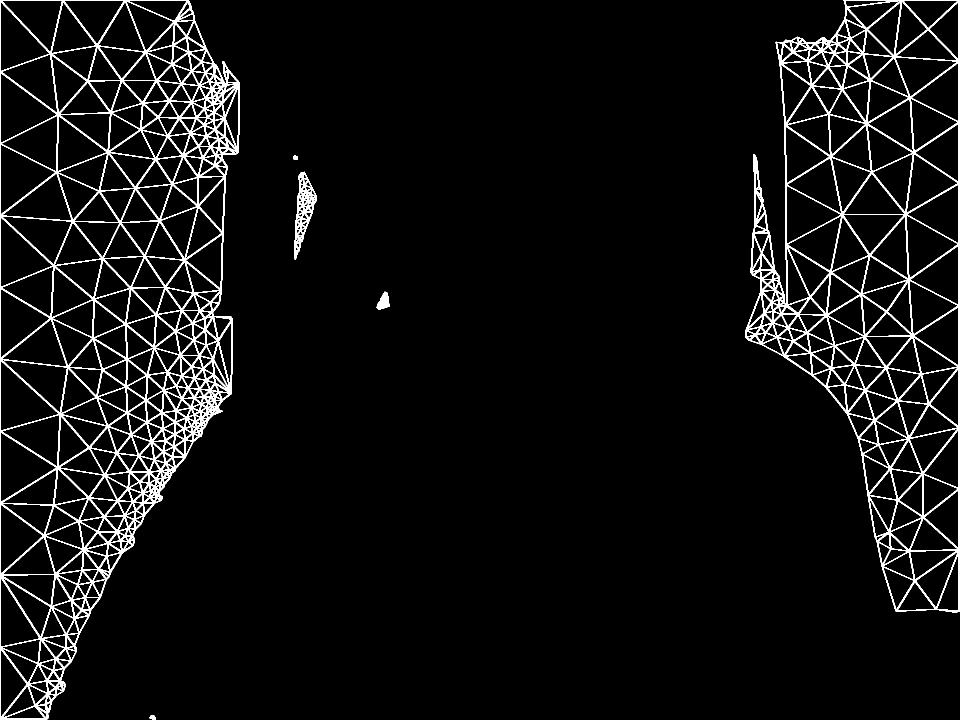
#> input picture Meshed frames/65.png, 1920 x 1440 px, found by its file name (shown at 1/2 size)
$ python picture_from_stl.py
#> lines starting #> are read from the running program, lines starting #| are printed output that depends on the picture; after the words box and inside, x2 and y2 are one past the last pixel; in counts of white or black regions, pixels touching at a corner belong together
### polygon_from_image.py
import cv2
from PIL import Image
import numpy as np
import os

def polygon(filename):
   # read the input image
   img = cv2.imread(filename)
#> img is the input picture: shape (1440, 1920, 3); 5.3% white; 6 white regions, box (x1, y1, x2, y2) and area: (0, 0, 480, 1440) 87253, (1491, 0, 1920, 1226) 54871, (589, 343, 634, 519) 2805, (753, 583, 780, 620) 588, (299, 1431, 312, 1440) 85, (587, 311, 596, 320) 73

   # convert the image to grayscale
   gray = cv2.cvtColor(img, cv2.COLOR_BGR2GRAY)
#> gray: shape (1440, 1920); 5.3% white; 6 white regions
   #cv2.imshow("gray", gray)
   #edged = cv2.Canny(gray, 170, 255)
   #cv2.imshow("edged", edged)
   """
   Contours must be in white to be detected
   So if there is more white than black then white is the background
   So we have to reverse the colors
   """
   filling=np.count_nonzero(gray == 255)
#> filling = 145675
   filling_percentage=round(100*filling/691200)
#> filling_percentage = 21
   if filling_percentage>50:
      # apply thresholding to convert the grayscale image to a binary image
      ret,thresh = cv2.threshold(gray,50,255,cv2.THRESH_BINARY_INV)
      bg="white"
   else:
      ret,thresh = cv2.threshold(gray,50,255,cv2.THRESH_BINARY)
      bg="black"

   # find the contours
   contours,hierarchy = cv2.findContours(thresh, cv2.RETR_TREE,cv2.CHAIN_APPROX_SIMPLE)
#> contours = 910 contours, 145 with area under 20; largest, box (x1, y1, x2, y2) and area: (0, 0, 480, 1440) 518398, (1491, 0, 1920, 1226) 357352, (1, 722, 118, 862) 8198, (1, 146, 115, 286) 7938, (1, 865, 113, 1004) 7809
   cv2.drawContours(img, contours, -1, (0,255,255), 3)#draws all detected contours (parameter -1)
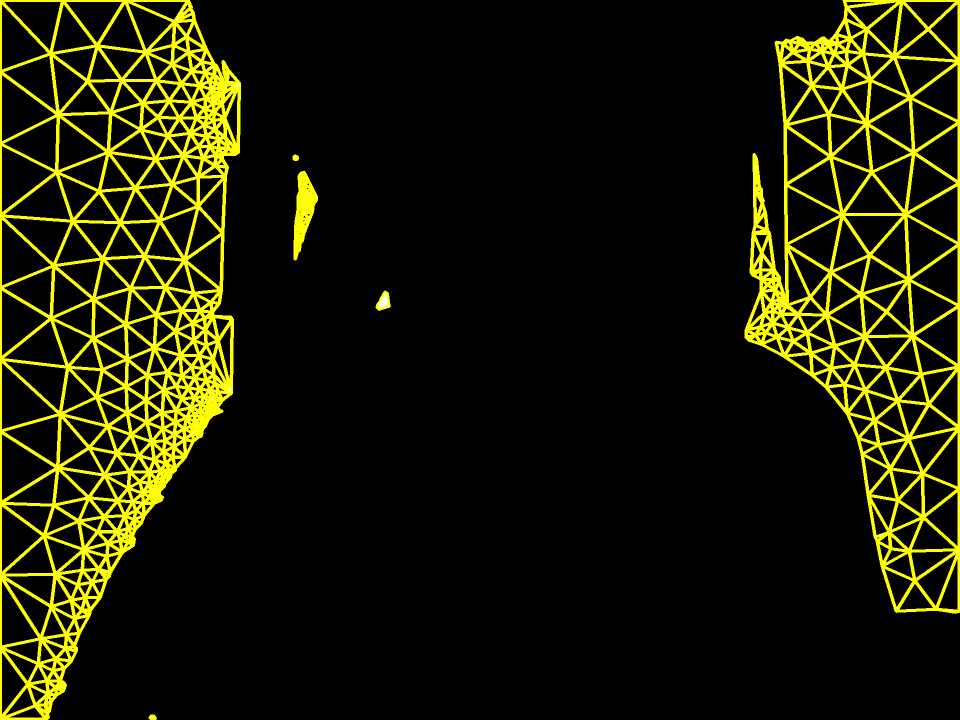
#> img: shape (1440, 1920, 3) (shown at 1/2 size); 10.68% of pixels changed, all inside (x1, y1, x2, y2) = (0, 0, 1920, 1440)
   #print("Number of contours detected:",len(contours))
   big_contours=[]
   for cnt in contours:
      #with a precision of 1 we go from 1800 to 151 for the number of points of a contours.
      #increasing the number reduces the number of points so the meshing is less likely to fail.
      approx = cv2.approxPolyDP(cnt, 1, True)

      if len(approx) >=10:
         img = cv2.drawContours(img, [approx], -1, (0,255,255), 3)
         print("Numbers of points of the contour",len(approx))
         big_contours.append(approx)
#> this loop made 910 passes
#> approx on passes 5 to 7: [[592, 493], [596, 499], [593, 501], [591, 500]], [[598, 485], [599, 488], [597, 495], [592, 488]], [[598, 480], [599, 483], [596, 485], [595, 483]]
#| Numbers of points of the contour 11
#| Numbers of points of the contour 18
#| Numbers of points of the contour 67
#| Numbers of points of the contour 87
#> img: shape (1440, 1920, 3); mean B, G, R 0.1, 27.4, 27.4
#> after the loop, big_contours = 4 contours; box (x1, y1, x2, y2) and area: (0, 0, 480, 1440) 518370, (1491, 0, 1920, 1226) 357371, (589, 343, 634, 519) 3806, (753, 583, 780, 620) 533
#> `contours,fond=polygon(chemin_frames+'Bad-Apple-circles/Bad Apple frame..`: contours has the same summary as big_contours in polygon; fond = 'black'
   cv2.imshow("Polygon", img)
   cv2.waitKey(0)
   cv2.destroyAllWindows()

   return big_contours, bg


# [8 lines that do not run on import are left out]

### mesh_from_polygon.py
import gmsh
import sys
from polygon_from_image import polygon
import os

path=os.path.realpath(__file__)
fin=path.rfind('\\')
chemin=path[:fin+1]

def meshing(contour):
	# Initialize gmsh:
	gmsh.initialize()

	faces=[]
	lignes=[]
	debut=gmsh.model.geo.add_point(contour[0][0][0], contour[0][0][1], 0)
	for i in range(1,len(contour)):
		coos=gmsh.model.geo.add_point(contour[i][0][0], contour[i][0][1], 0)
		ligne=gmsh.model.geo.add_line(coos-1,coos)
		lignes.append(ligne)
	ligne=gmsh.model.geo.add_line(coos,debut)#line between first and last element
	lignes.append(ligne)
	#print(len(lignes),lignes)

	face=gmsh.model.geo.add_curve_loop(lignes)
	faces.append(face)
	gmsh.model.geo.add_plane_surface(faces)#connect the faces that are given so here each contour must be meshed separately and not one face per contour

	# Create the relevant Gmsh data structures
	# from Gmsh model.
	gmsh.model.geo.synchronize()
	# Generate mesh:
	gmsh.model.mesh.generate(2)
	# Write mesh data:
	#gmsh.write(chemin+"GFG.msh")
	gmsh.write(chemin+"GFG.stl")
	gmsh.clear()
	gmsh.finalize()

def meshing_main(contours):
	texte=""
	for contour in contours:
		try:
			print("Longueur contour",len(contour))
			meshing(contour)
			with open(chemin+"GFG.stl") as stl:
				texte+=stl.read()
		except:
			print("ERREUR")
			gmsh.clear()
			gmsh.finalize()
			pass
#> this loop made 1 pass
#| Longueur contour 11
#> after the loop, texte = ''
	return texte


# [5 lines that do not run on import are left out]

### picture_from_stl.py
from PIL import Image, ImageDraw
from mesh_from_polygon import meshing_main
from polygon_from_image import polygon
import os

path=os.path.realpath(__file__)
fin=path.rfind('\\')
chemin=path[:fin+1]
fin=chemin[:-1].rfind('\\')
chemin_frames=path[:fin+1]


def picture(texte, fond, contours, numero="test"):
    lignes=texte.split('\n')

    #gets the coordinates of each point of each triangle
    triangles=[]
    triangle=[]
    for ligne in lignes:
        if "vertex" in ligne:
            vertex=ligne.split(" ")
            coos=(float(vertex[5]),float(vertex[6]))
            triangle.append(coos)
            if len(triangle)==3:
                triangles.append(triangle[:])
                triangle=[]

    picture=Image.new("RGB",(1920,1440),fond)
    dessin = ImageDraw.Draw(picture)

    if fond=="white":
        couleur="black"
    else:
        couleur="white"
    epaisseur=3
    #draws the triangles
    for triangle in triangles:
        dessin.line((triangle[0][0]*2,triangle[0][1]*2,triangle[1][0]*2,triangle[1][1]*2),fill=couleur,width=epaisseur)
        dessin.line((triangle[0][0]*2,triangle[0][1]*2,triangle[2][0]*2,triangle[2][1]*2),fill=couleur,width=epaisseur)
        dessin.line((triangle[1][0]*2,triangle[1][1]*2,triangle[2][0]*2,triangle[2][1]*2),fill=couleur,width=epaisseur)

    #draws the contours
    for contour in contours:
        for i in range(1,len(contour)):
            dessin.line((contour[i-1][0][0]*2, contour[i-1][0][1]*2,contour[i][0][0]*2, contour[i][0][1]*2),fill=couleur,width=epaisseur)
        dessin.line((contour[-1][0][0]*2, contour[-1][0][1]*2,contour[0][0][0]*2,contour[0][0][1]*2),fill=couleur,width=epaisseur)


    #picture.show()
    #picture.save(chemin+"Meshed frames test/"+numero+".png")
    picture.save(chemin+"Meshed frames/"+numero+".png")
    #picture.save(chemin+"Meshed frames 2/"+numero+".png")


if __name__ == '__main__':
    #contours,fond=polygon(chemin+'pomme.png')
    #contours,fond=polygon(chemin+'silhouette.png')
    #contours,fond=polygon(chemin+'chateau.png')
    contours,fond=polygon(chemin_frames+'Bad-Apple-circles/Bad Apple frames/65.png')
#> (the run stopped early here; a loop or call above may not have finished)

$ run again, with Meshed frames/1063.png copied over Meshed frames/65.png
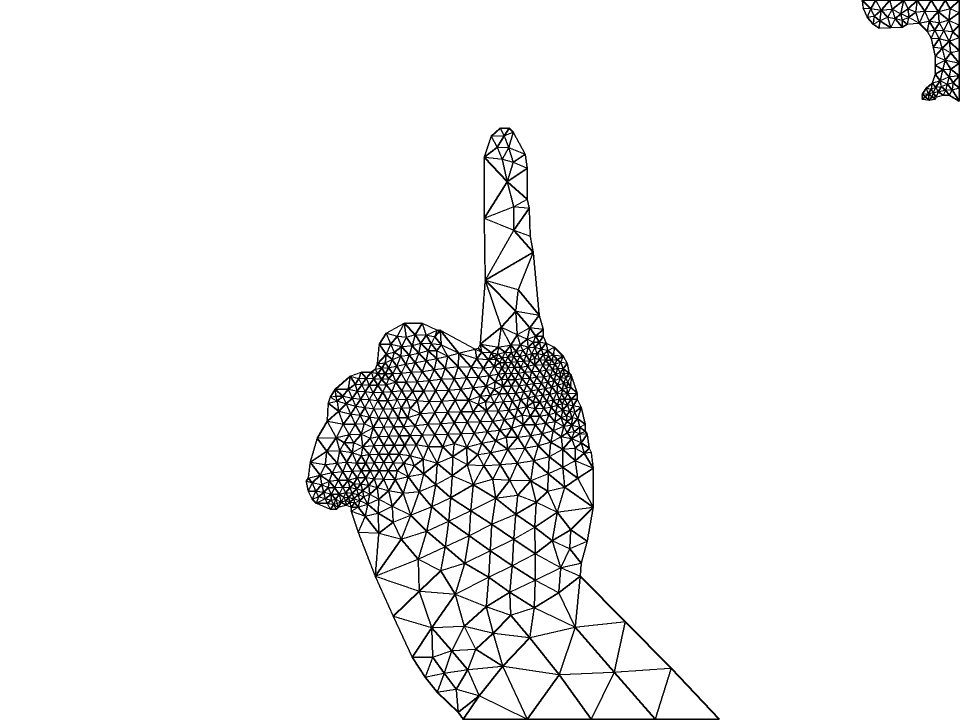
#> input picture Meshed frames/1063.png, 1920 x 1440 px, found by its file name (shown at 1/2 size)
#> in polygon, img is the input picture: shape (1440, 1920, 3); 95.7% white; 2 black regions, box (x1, y1, x2, y2) and area: (611, 255, 1440, 1440) 108537, (1723, 0, 1920, 204) 9058
#> filling = 2647205
#> filling_percentage = 383
#> in polygon, `ret,thresh = cv2.threshold(gray,50,255,cv2.THRESH_BINARY_INV)`:
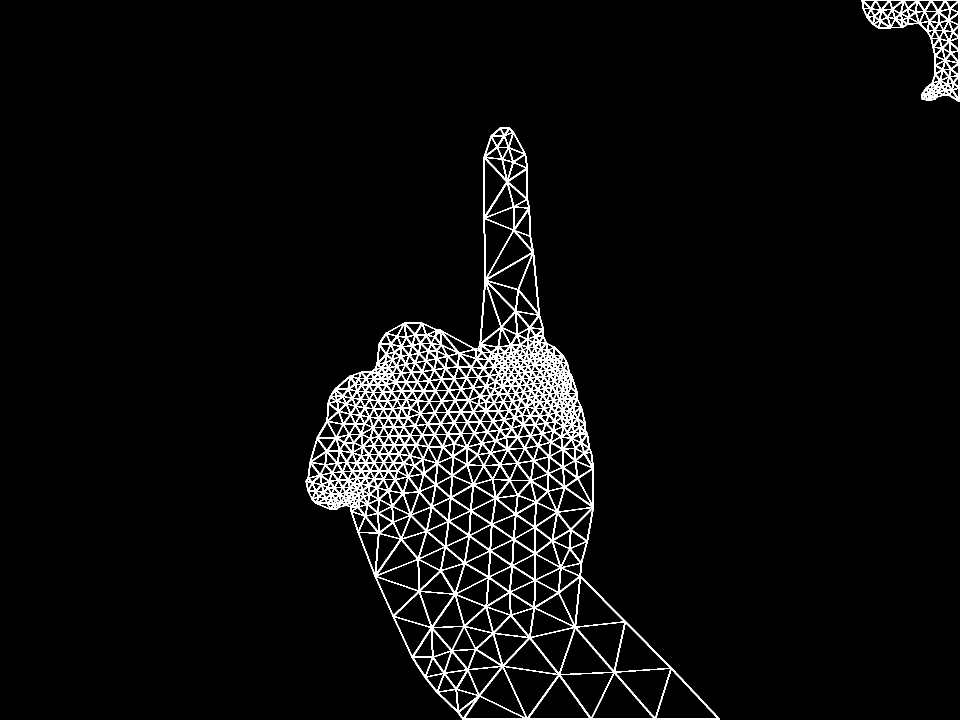
#> thresh: shape (1440, 1920) (shown at 1/2 size); 4.3% white; 2 white regions
#> in polygon, `contours,hierarchy = cv2.findContours(thresh, cv2.RETR_TREE,cv2.CHAIN_..`: contours = 1269 contours, 113 with area under 20; largest, box (x1, y1, x2, y2) and area: (611, 255, 1440, 1440) 410760, (1723, 0, 1920, 204) 18257, (1312, 1339, 1435, 1438) 6104, (1184, 1347, 1307, 1438) 5622, (1231, 1337, 1341, 1436) 5350
#> in polygon, `cv2.drawContours(img, contours, -1, (0,255,255), 3)#draws all detected..`:
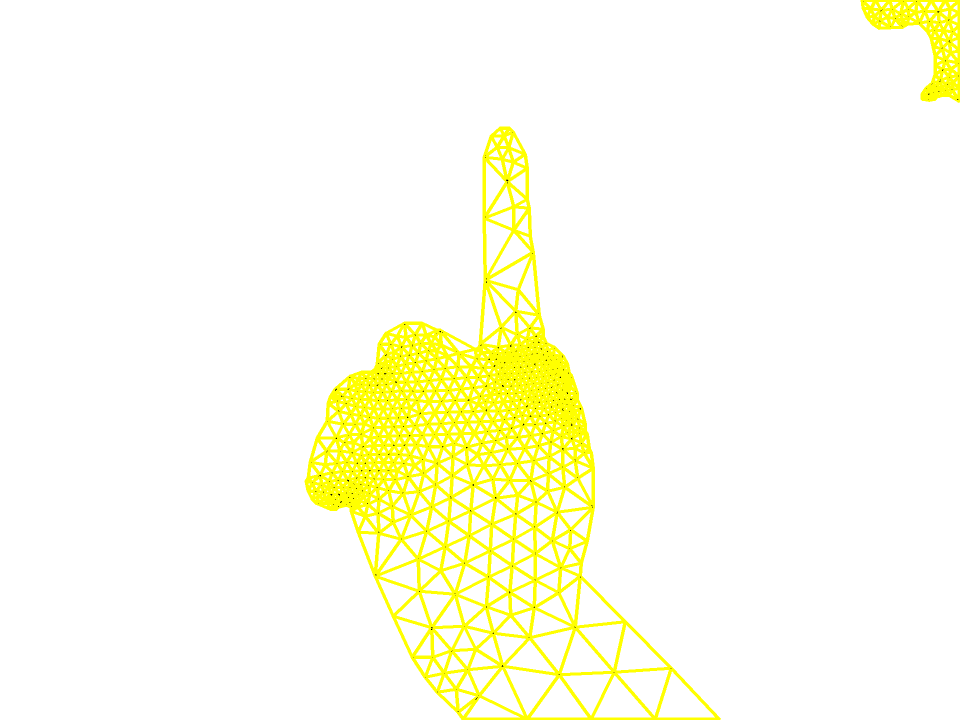
#> img: shape (1440, 1920, 3) (shown at 1/2 size); 8.18% of pixels changed, all inside (x1, y1, x2, y2) = (609, 0, 1920, 1440)
#> the loop in polygon, `for cnt in contours:` made 1269 passes
#> approx on passes 4, 6, 9: [[948, 1401], [949, 1402], [926, 1435], [918, 1424]], [[929, 1436], [959, 1392], [1048, 1436]], [[1057, 1436], [1118, 1352], [1179, 1436]]
#> (printed output is left out)
#> after the loop in polygon, `for cnt in contours:`: big_contours = 2 contours; box (x1, y1, x2, y2) and area: (611, 255, 1440, 1440) 411039, (1723, 0, 1920, 203) 18274
#> `contours,fond=polygon(chemin_frames+'Bad-Apple-circles/Bad Apple frame..`: contours has the same summary as big_contours in polygon; fond = 'white'
#> the loop in meshing_main, `for contour in contours:` made 1 pass
#| Longueur contour 80
#> after the loop in meshing_main, `for contour in contours:`: texte = ''
